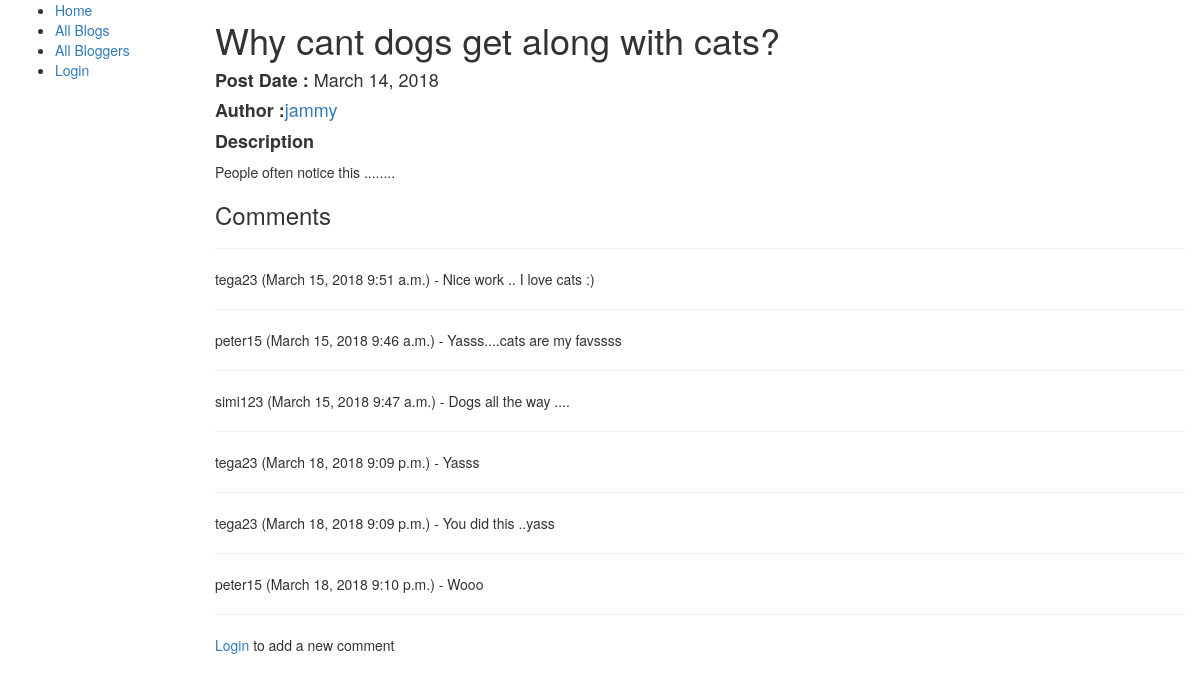
Page /blog/blog/1 on the committed database.
### blog/models.py (models this page shows, shortened)
class BlogPost(models.Model):
    blog_post_title = models.CharField(max_length = 400)
    post_date = models.DateField(null = True , default = timezone.now)
    post_time = models.TimeField(null = True , default = timezone.now)
    blogger = models.ForeignKey(Blogger, on_delete = models.SET_NULL, null = True)
    content = models.TextField()
    class Meta:
        ordering = ['-post_date', '-post_time']
    def __str__(self):
        return "{}".format(self.blog_post_title)

class Blogger(models.Model):
    first_name = models.CharField(max_length = 100)
    last_name = models.CharField(max_length = 100)
    username = models.CharField(max_length = 50)
    date_of_birth = models.DateField(null = True, blank = True)
    location = models.CharField(max_length = 200, null = True)
    bio = models.TextField(null = True , blank = True)
    def __str__(self):
        return "{}".format(self.username)

class Comment(models.Model):
    user = models.ForeignKey(User, on_delete = models.SET_NULL, null = True)
    blog_post = models.ForeignKey(BlogPost, on_delete = models.SET_NULL , null = True)
    comment_date = models.DateField(default = timezone.now)
    comment_time = models.TimeField(default = timezone.now)
    comment_text = models.TextField()
    def __str__(self):
        return self.comment_text

### blog/views.py (the view)
# urls.py: path('blog/<int:pk>', views.blog_detail, name ='blog-detail'),
def blog_detail(request , pk):
    blogPost = BlogPost.objects.get(pk = pk)
    comment = Comment.objects.filter(blog_post__id = pk)
    if request.method == 'POST':
        form = UserCommentForm(data = request.POST)
        if form.is_valid():
            comment_ = form.cleaned_data['comment_text']
            new_comment  = Comment.objects.create(user = request.user, blog_post = blogPost , comment_text = comment_  )
            new_comment.save()
            previous_page_url = request.POST.get('next', '/')
            return HttpResponseRedirect(previous_page_url)
    else:
        form = UserCommentForm()
    return render (request,'blog/blog_detail.html',context ={'blog_post':blogPost, 'comment':comment , 'form':form})

### blog/templates/blog/blog_detail.html (shortened to what this page needs)
{% extends 'blog/base_generic.html' %}
{% block content %}
    <h1>{{blog_post}}</h1>
    <h4><b>Post Date :</b> {{ blog_post.post_date}}</h4>
    <h4><b>Author :</b><a href = "{% url 'blogger-detail' blog_post.blogger.id %}">{{blog_post.blogger}}</a></h4>
    <h4><b>Description</b></h4>
    <p>{{blog_post.content}}</p>
    <div class = "comments">
        <h3>Comments </h3><hr>
        {% for user_comment in comment %}
            <p>{{user_comment.user.username}} ({{user_comment.comment_date}} {{user_comment.comment_time}}) - {{user_comment}}</p>
            <hr>
        {% endfor %}
        {% if user.is_authenticated %}
           {% load widget_tweaks %}
        {% else %}
            <p><a href ="{% url 'login'%}?next={{request.path}}">Login</a> to add a new comment </p>
        {% endif %}
    </div>
{%endblock %}

### rows in the picture
BlogPost: blog_post_title "Why cant dogs get along with cats?", post_date "March 14, 2018", blogger "jammy", content "People often notice this ........"
Comment: user.username "tega23", comment_date "March 15, 2018", comment_time "9:51 a.m.", comment_text "Nice work .. I love cats :)"
Comment: user.username "peter15", comment_date "March 15, 2018", comment_time "9:46 a.m.", comment_text "Yasss....cats are my favssss"
Comment: user.username "simi123", comment_date "March 15, 2018", comment_time "9:47 a.m.", comment_text "Dogs all the way ...."
Comment: user.username "tega23", comment_date "March 18, 2018", comment_time "9:09 p.m.", comment_text "Yasss"
Comment: user.username "tega23", comment_date "March 18, 2018", comment_time "9:09 p.m.", comment_text "You did this ..yass"
Comment: user.username "peter15", comment_date "March 18, 2018", comment_time "9:10 p.m.", comment_text "Wooo"
